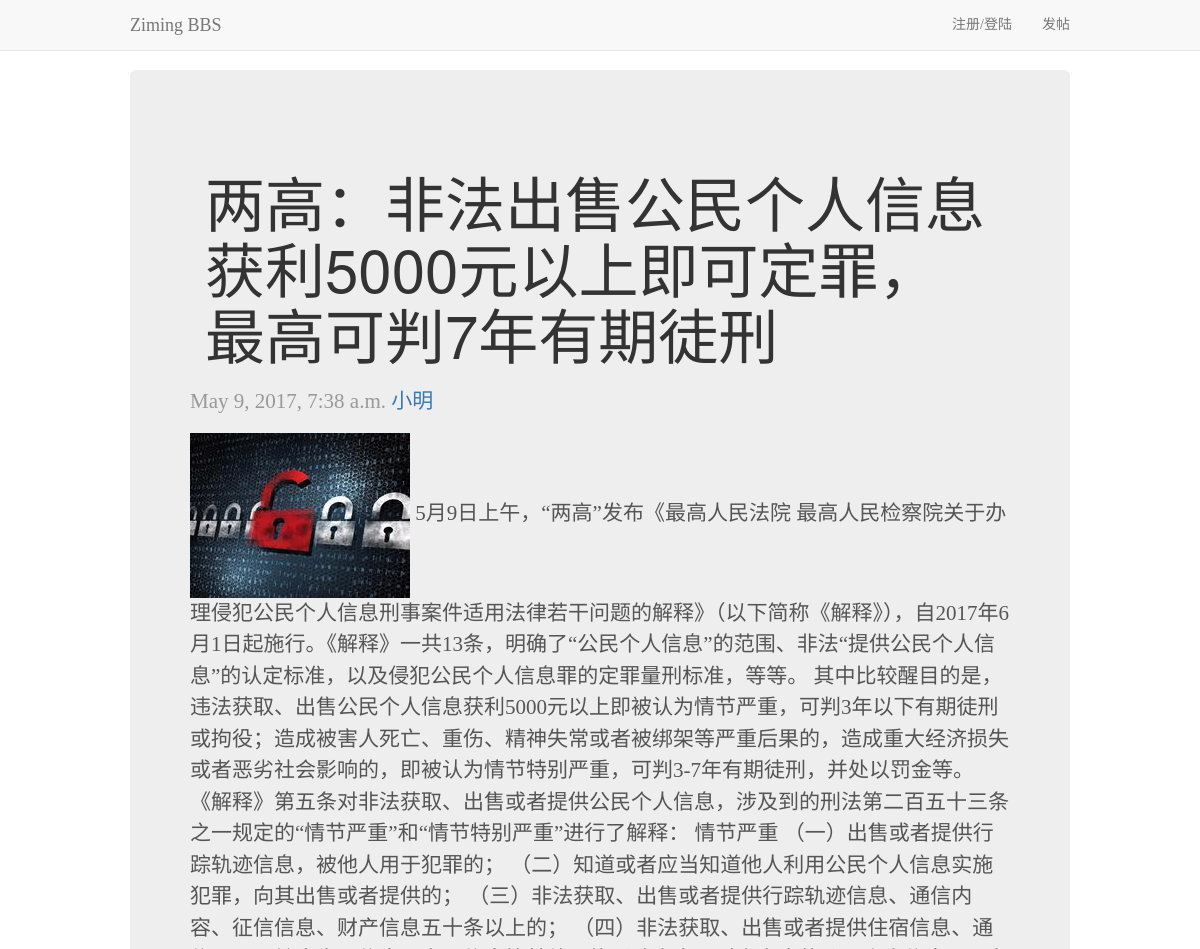
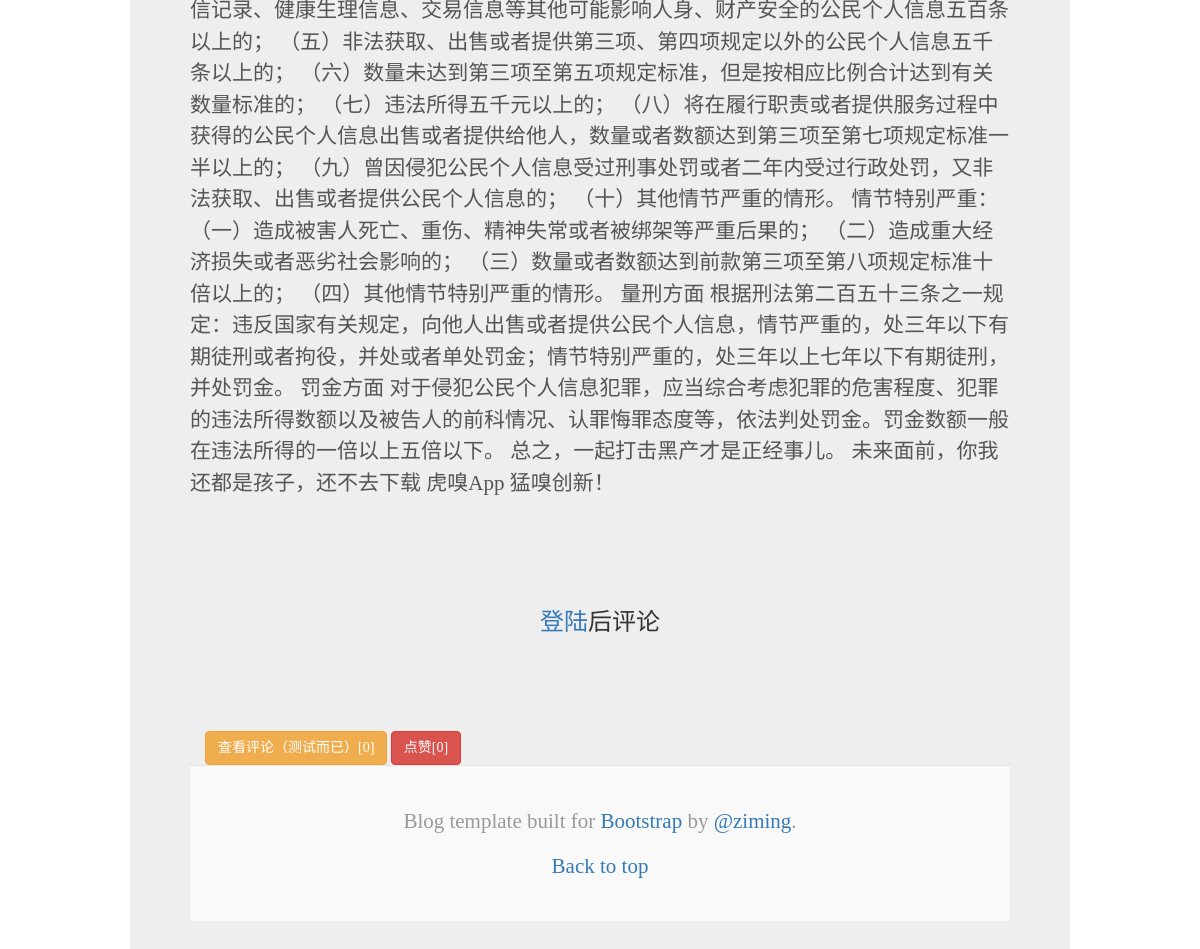
The page /bbs/detail/2 on the database its author committed (2 pictures, top to bottom).
### BBS/models.py (models this page shows, shortened)
class Article(models.Model):
    title = models.CharField(max_length=255)
    category = models.ForeignKey("Category")
    brief = models.CharField(max_length=255,blank=True,null=True)
    content = models.TextField()
    author = models.ForeignKey("UserProfile")
    pub_date = models.DateTimeField(auto_now_add=True)
    last_modify = models.DateTimeField(auto_now=True)
    priority = models.SmallIntegerField(default=1000)
    head_img = models.ImageField(upload_to="uploads")
    status_choice = (('draft',u'草稿'),
                     ('published', u'已发布'),
                     ('hidden', u'隐藏'),
                     )
    status = models.CharField(max_length=32,choices=status_choice, default="draft")

class UserProfile(models.Model):
    user = models.OneToOneField(User)
    name = models.CharField(max_length=32)
    signature = models.TextField(null=True,blank=True)
    head_img = models.ImageField(upload_to="uploads",null=True,blank=True)
    friends = models.ManyToManyField("self", related_name="friends_userprofile", blank=True)
    def __str__(self):
        return self.name

### BBS/views.py (the view)
# urls.py: url(r'^detail/(\d+)$', views.article_detail, name="article_detail"),
def article_detail(request, id):
    article = models.Article.objects.get(id = id)
    comment_set = models.Comment.objects.filter(article_id=id, comment_type=0)
    cmt_html = comment_handle.build_tree(comment_set)
    return render(request, "BBS/article_detail.html",{"article":article,
                                                      "cmt_html": cmt_html
                                                      })

### BBS/comment_handle.py (called while the page is built, shortened)
def build_tree(cmt_set=None):
    print("===>%s" % ([item.comment_type for item in cmt_set]))
    if cmt_set == None:
        cmt_set = models.Comment.objects.filter(article_id=1, comment_type=0)
    res_set = fun(cmt_set)
    html = convert_html(res_set)
    return html

def fun(cmt_set, pid=None):
    parents = cmt_set.filter(parent_comment_id = pid)
    res = {}
    for parent in parents:
        childs = fun(cmt_set, parent.id)
        res[parent.id] = childs
    return res

def convert_html(cmt_set):
    html = ""
    html = "<ul>%s</ul>"%html
    return html

### BBS/templatetags/tools.py (called while the page is built)
@register.filter
def truncate_imgUrl(img_url):
    res = img_url.url.replace("uploads/","")
    print(res)
    return res

@register.simple_tag
def cal_cmt_fvr(article):
    query_set = article.comment_set.select_related()
    cmt_info = {
        "sum_cmt":query_set.filter(comment_type=0).count(),
        "sum_fvr": query_set.filter(comment_type=1).count(),
    }
    return cmt_info

### templates/BBS/article_detail.html (shortened to what this page needs)
{% extends "base.html" %}
{% load tools %}
{% block style-container %}
    <link href="/static/bootstrap/css/blog.css" rel="stylesheet">
{% endblock %}
{% block page-container %}
    <div class="container">
        <div class="blog-header">
            <h2 class="blog-title">{{ article.title }}</h2>
        </div>
        <div class="row">
            <div class="blog-main">
                <div class="blog-post">
                    <p class="blog-post-meta">{{ article.pub_date }} <a
                            href="http://v3.bootcss.com/examples/blog/#">{{ article.author }}</a></p>
                    <p>
                        <img src="/static/{{ article.head_img|truncate_imgUrl }}">
                        {{ article.content | safe }}
                    </p>
                </div>
            </div>
        </div>
        {% if request.user.is_authenticated %}
            <div class="comment-box">
                <textarea class="form-control" rows="3"></textarea>
                <button type="button" class="btn btn-success" style="float: right;margin-top: 10px">发表</button>
            </div>
        {% else %}
            <div class="jumbotron">
                <h3 class="text-center">
                    <a class="btn-link" href="{% url 'login' %}?next={{ request.path }}">登陆</a>后评论
                </h3>
            </div>
        {% endif %}
        {% cal_cmt_fvr article as cmt_info %}
        <button id="cmts_view" type="button" class="btn btn-warning" style="margin-top: 10px">
            查看评论（测试而已）[{{ cmt_info.sum_cmt }}]
        </button>
        <button id="btn-fvr" type="button" class="btn btn-danger" style="margin-top: 10px">点赞[{{ cmt_info.sum_fvr }}]
        </button>
    </div>
    <footer class="blog-footer">
        <p>Blog template built for <a href="http://getbootstrap.com/">Bootstrap</a> by <a
                href="#">@ziming</a>.</p>
        <p>
            <a href="http://v3.bootcss.com/examples/blog/#">Back to top</a>
        </p>
    </footer>
{% endblock %}

### rows shown on the page
Article: title "两高：非法出售公民个人信息获利5000元以上即可定罪，最高可判7年有期徒刑", pub_date "May 9, 2017, 7:38 a.m.", author "小明", head_img (picture), content "5月9日上午，“两高”发布《最高人民法院 最高人民检察院关于办理侵犯公民个人信息刑事案件适用法律若干问题的解释》（以下简称《解释》），自2017年6月1日起施行。《解释》一共13条，明确了“公民个人信息”的范围、非法“提供公民个人信息”的认定标准，以及侵犯公民个人信息罪的定罪量刑标准，等等。 其中比较醒目的是，违法获取、出售公民个人信息获利5000元以上即被认为情节严重，可判3年以下有期徒刑或拘役；造成被害人死亡、重伤、精神失常或者被绑架等严重后果的，造成重大经济损失或者恶劣社会影响的，即被认为情节特别严重，可判3-7年有期徒刑，并处以罚金等。 《解释》第五条对非法获取、出售或者提供公民个人信息，涉及到的刑法第二百五十三条之一规定的“情节严重”和“情节特别严重”进行了解释： 情节严重 （一）出售或者提供行踪轨迹信息，被他人用于犯罪的； （二）知道或者应当知道他人利用公民个人信息实施犯罪，向其出售或者提供的； （三）非法获取、出售或者提供行踪轨迹信息、通信内容、征信信息、财产信息五十条以上的； （四）非法获取、出售或者提供住宿信息、通信记录、健康生理信息、交易信息等其他可能影响人身、财产安全的公民个人信息五百条以上的； （五）非法获取、出售或者提供第三项、第四项规定以外的公民个人信息五千条以上的； （六）数量未达到第三项至第五项规定标准，但是按相应比例合计达到有关数量标准的； （七）违法所得五千元以上的； （八）将在履行职责或者提供服务过程中获得的公民个人信息出售或者提供给他人，数量或者数额达到第三项至第七项规定标准一半以上的；…"

### other values the page prints
{{ cmt_info.sum_cmt }} "0"
{{ cmt_info.sum_fvr }} "0"
